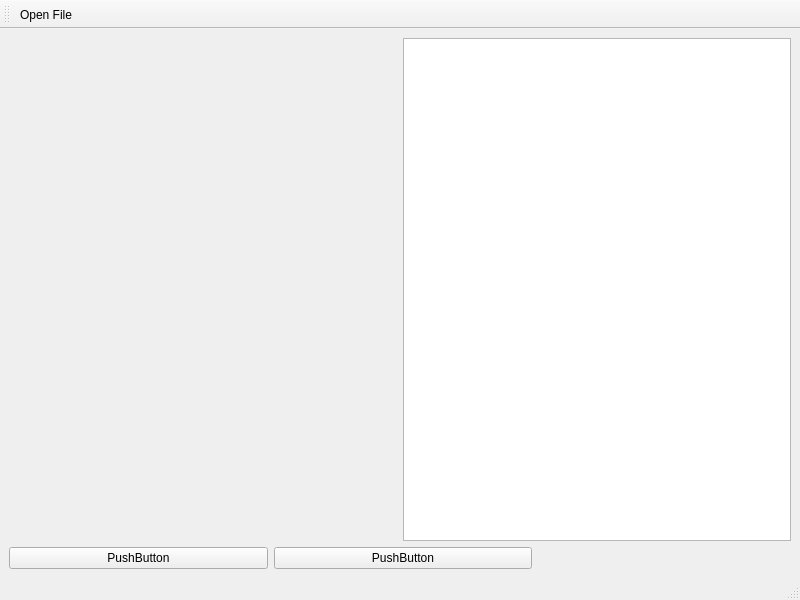
<?xml version="1.0" encoding="UTF-8"?>
<ui version="4.0">
 <class>MainWindow</class>
 <widget class="QMainWindow" name="MainWindow">
  <property name="geometry">
   <rect>
    <x>0</x>
    <y>0</y>
    <width>800</width>
    <height>600</height>
   </rect>
  </property>
  <property name="windowTitle">
   <string>MainWindow</string>
  </property>
  <widget class="QWidget" name="centralwidget">
   <layout class="QVBoxLayout" name="verticalLayout">
    <item>
     <layout class="QHBoxLayout" name="horizontalLayout_2">
      <item>
       <widget class="QWidget" name="widget" native="true">
        <property name="sizePolicy">
         <sizepolicy hsizetype="Expanding" vsizetype="Expanding">
          <horstretch>0</horstretch>
          <verstretch>0</verstretch>
         </sizepolicy>
        </property>
       </widget>
      </item>
      <item>
       <widget class="QTreeView" name="treeView">
        <property name="contextMenuPolicy">
         <enum>Qt::ContextMenuPolicy::ActionsContextMenu</enum>
        </property>
       </widget>
      </item>
     </layout>
    </item>
    <item>
     <layout class="QHBoxLayout" name="horizontalLayout">
      <item>
       <widget class="QPushButton" name="pushButton">
        <property name="sizePolicy">
         <sizepolicy hsizetype="Expanding" vsizetype="Preferred">
          <horstretch>0</horstretch>
          <verstretch>0</verstretch>
         </sizepolicy>
        </property>
        <property name="text">
         <string>PushButton</string>
        </property>
       </widget>
      </item>
      <item>
       <widget class="QPushButton" name="pushButton_2">
        <property name="sizePolicy">
         <sizepolicy hsizetype="Expanding" vsizetype="Preferred">
          <horstretch>0</horstretch>
          <verstretch>0</verstretch>
         </sizepolicy>
        </property>
        <property name="text">
         <string>PushButton</string>
        </property>
       </widget>
      </item>
      <item>
       <spacer name="horizontalSpacer">
        <property name="orientation">
         <enum>Qt::Orientation::Horizontal</enum>
        </property>
        <property name="sizeHint" stdset="0">
         <size>
          <width>40</width>
          <height>20</height>
         </size>
        </property>
       </spacer>
      </item>
     </layout>
    </item>
   </layout>
  </widget>
  <widget class="QMenuBar" name="menubar">
   <property name="geometry">
    <rect>
     <x>0</x>
     <y>0</y>
     <width>800</width>
     <height>17</height>
    </rect>
   </property>
  </widget>
  <widget class="QStatusBar" name="statusbar"/>
  <widget class="QToolBar" name="toolBar">
   <property name="windowTitle">
    <string>toolBar</string>
   </property>
   <attribute name="toolBarArea">
    <enum>TopToolBarArea</enum>
   </attribute>
   <attribute name="toolBarBreak">
    <bool>false</bool>
   </attribute>
   <addaction name="actionOpen_File"/>
  </widget>
  <action name="actionOpen_File">
   <property name="icon">
    <iconset resource="icons.qrc">
     <normaloff>:/Icons/fileopen.png</normaloff>:/Icons/fileopen.png</iconset>
   </property>
   <property name="text">
    <string>Open File </string>
   </property>
   <property name="menuRole">
    <enum>QAction::MenuRole::NoRole</enum>
   </property>
  </action>
  <action name="actionItem_Options">
   <property name="text">
    <string>Item Options</string>
   </property>
   <property name="menuRole">
    <enum>QAction::MenuRole::NoRole</enum>
   </property>
  </action>
 </widget>
 <resources>
  <include location="icons.qrc"/>
 </resources>
 <connections/>
</ui>
